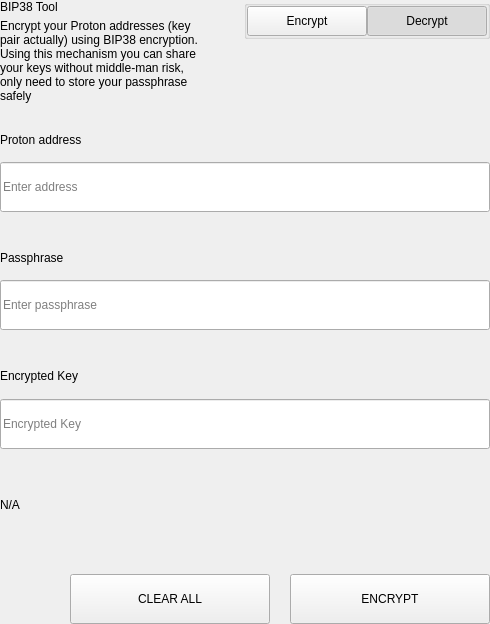
<?xml version="1.0" encoding="UTF-8"?>
<ui version="4.0">
 <class>SettingsBitToolWidget</class>
 <widget class="QWidget" name="SettingsBitToolWidget">
  <property name="geometry">
   <rect>
    <x>0</x>
    <y>0</y>
    <width>490</width>
    <height>624</height>
   </rect>
  </property>
  <property name="windowTitle">
   <string>Form</string>
  </property>
  <layout class="QVBoxLayout" name="verticalLayout">
   <property name="spacing">
    <number>0</number>
   </property>
   <property name="leftMargin">
    <number>0</number>
   </property>
   <property name="topMargin">
    <number>0</number>
   </property>
   <property name="rightMargin">
    <number>0</number>
   </property>
   <property name="bottomMargin">
    <number>0</number>
   </property>
   <item>
    <widget class="QWidget" name="left" native="true">
     <layout class="QVBoxLayout" name="verticalLayout_3">
      <property name="leftMargin">
       <number>0</number>
      </property>
      <property name="topMargin">
       <number>0</number>
      </property>
      <property name="rightMargin">
       <number>0</number>
      </property>
      <property name="bottomMargin">
       <number>0</number>
      </property>
      <item>
       <layout class="QVBoxLayout" name="verticalLayout_2">
        <property name="spacing">
         <number>0</number>
        </property>
        <item>
         <layout class="QHBoxLayout" name="horizontalLayout_3" stretch="3,1">
          <property name="spacing">
           <number>40</number>
          </property>
          <item>
           <layout class="QVBoxLayout" name="verticalLayoutTitle">
            <property name="spacing">
             <number>5</number>
            </property>
            <item>
             <widget class="QLabel" name="labelTitle">
              <property name="text">
               <string>BIP38 Tool</string>
              </property>
             </widget>
            </item>
            <item>
             <widget class="QLabel" name="labelSubtitle1">
              <property name="text">
               <string>Encrypt your Proton addresses (key pair actually) using BIP38 encryption.
Using this mechanism you can share your keys without middle-man risk, only need to store your passphrase safely</string>
              </property>
              <property name="wordWrap">
               <bool>true</bool>
              </property>
             </widget>
            </item>
           </layout>
          </item>
          <item alignment="Qt::AlignTop">
           <widget class="QGroupBox" name="groupBox">
            <property name="title">
             <string/>
            </property>
            <property name="alignment">
             <set>Qt::AlignLeading|Qt::AlignLeft|Qt::AlignTop</set>
            </property>
            <layout class="QHBoxLayout" name="horizontalLayout_4">
             <property name="spacing">
              <number>0</number>
             </property>
             <property name="leftMargin">
              <number>0</number>
             </property>
             <property name="topMargin">
              <number>0</number>
             </property>
             <property name="rightMargin">
              <number>0</number>
             </property>
             <property name="bottomMargin">
              <number>0</number>
             </property>
             <item>
              <spacer name="horizontalSpacer">
               <property name="orientation">
                <enum>Qt::Horizontal</enum>
               </property>
               <property name="sizeHint" stdset="0">
                <size>
                 <width>40</width>
                 <height>20</height>
                </size>
               </property>
              </spacer>
             </item>
             <item>
              <widget class="QPushButton" name="pushLeft">
               <property name="minimumSize">
                <size>
                 <width>120</width>
                 <height>30</height>
                </size>
               </property>
               <property name="maximumSize">
                <size>
                 <width>120</width>
                 <height>30</height>
                </size>
               </property>
               <property name="focusPolicy">
                <enum>Qt::NoFocus</enum>
               </property>
               <property name="text">
                <string>Encrypt</string>
               </property>
               <property name="checkable">
                <bool>true</bool>
               </property>
               <property name="autoExclusive">
                <bool>true</bool>
               </property>
              </widget>
             </item>
             <item>
              <widget class="QPushButton" name="pushRight">
               <property name="minimumSize">
                <size>
                 <width>120</width>
                 <height>30</height>
                </size>
               </property>
               <property name="maximumSize">
                <size>
                 <width>120</width>
                 <height>30</height>
                </size>
               </property>
               <property name="focusPolicy">
                <enum>Qt::NoFocus</enum>
               </property>
               <property name="text">
                <string>Decrypt</string>
               </property>
               <property name="checkable">
                <bool>true</bool>
               </property>
               <property name="checked">
                <bool>true</bool>
               </property>
               <property name="autoExclusive">
                <bool>true</bool>
               </property>
              </widget>
             </item>
            </layout>
           </widget>
          </item>
         </layout>
        </item>
        <item>
         <widget class="QStackedWidget" name="stackedWidget">
          <property name="currentIndex">
           <number>1</number>
          </property>
          <widget class="QWidget" name="pageDecrypt">
           <layout class="QVBoxLayout" name="verticalLayout_5">
            <property name="spacing">
             <number>0</number>
            </property>
            <property name="leftMargin">
             <number>0</number>
            </property>
            <property name="topMargin">
             <number>0</number>
            </property>
            <property name="rightMargin">
             <number>0</number>
            </property>
            <property name="bottomMargin">
             <number>0</number>
            </property>
            <item>
             <widget class="QWidget" name="widget" native="true">
              <property name="minimumSize">
               <size>
                <width>0</width>
                <height>100</height>
               </size>
              </property>
              <layout class="QVBoxLayout" name="verticalLayout_4">
               <property name="spacing">
                <number>0</number>
               </property>
               <property name="leftMargin">
                <number>0</number>
               </property>
               <property name="topMargin">
                <number>0</number>
               </property>
               <property name="rightMargin">
                <number>0</number>
               </property>
               <property name="bottomMargin">
                <number>0</number>
               </property>
               <item>
                <spacer name="verticalSpacer_2">
                 <property name="orientation">
                  <enum>Qt::Vertical</enum>
                 </property>
                 <property name="sizeType">
                  <enum>QSizePolicy::Fixed</enum>
                 </property>
                 <property name="sizeHint" stdset="0">
                  <size>
                   <width>20</width>
                   <height>20</height>
                  </size>
                 </property>
                </spacer>
               </item>
               <item>
                <layout class="QHBoxLayout" name="horizontalLayout_6" stretch="2">
                 <property name="spacing">
                  <number>0</number>
                 </property>
                 <item>
                  <layout class="QVBoxLayout" name="verticalLayout_7">
                   <property name="spacing">
                    <number>9</number>
                   </property>
                   <item>
                    <widget class="QLabel" name="labelSubtitleKey">
                     <property name="minimumSize">
                      <size>
                       <width>0</width>
                       <height>20</height>
                      </size>
                     </property>
                     <property name="maximumSize">
                      <size>
                       <width>16777215</width>
                       <height>20</height>
                      </size>
                     </property>
                     <property name="text">
                      <string>Encrypted key</string>
                     </property>
                    </widget>
                   </item>
                   <item>
                    <widget class="QLineEdit" name="lineEditKey">
                     <property name="minimumSize">
                      <size>
                       <width>0</width>
                       <height>50</height>
                      </size>
                     </property>
                     <property name="maximumSize">
                      <size>
                       <width>16777215</width>
                       <height>50</height>
                      </size>
                     </property>
                     <property name="placeholderText">
                      <string>Enter a encrypted key</string>
                     </property>
                    </widget>
                   </item>
                  </layout>
                 </item>
                </layout>
               </item>
               <item>
                <spacer name="verticalSpacer_3">
                 <property name="orientation">
                  <enum>Qt::Vertical</enum>
                 </property>
                 <property name="sizeType">
                  <enum>QSizePolicy::Fixed</enum>
                 </property>
                 <property name="sizeHint" stdset="0">
                  <size>
                   <width>20</width>
                   <height>20</height>
                  </size>
                 </property>
                </spacer>
               </item>
               <item>
                <layout class="QVBoxLayout" name="verticalLayout_9">
                 <property name="spacing">
                  <number>9</number>
                 </property>
                 <item>
                  <widget class="QLabel" name="labelSubtitlePassphrase">
                   <property name="maximumSize">
                    <size>
                     <width>16777215</width>
                     <height>20</height>
                    </size>
                   </property>
                   <property name="text">
                    <string>Passphrase</string>
                   </property>
                  </widget>
                 </item>
                 <item>
                  <widget class="QLineEdit" name="lineEditPassphrase">
                   <property name="minimumSize">
                    <size>
                     <width>0</width>
                     <height>50</height>
                    </size>
                   </property>
                   <property name="maximumSize">
                    <size>
                     <width>16777215</width>
                     <height>50</height>
                    </size>
                   </property>
                   <property name="placeholderText">
                    <string>Enter a passphrase</string>
                   </property>
                  </widget>
                 </item>
                </layout>
               </item>
               <item>
                <spacer name="verticalSpacer_4">
                 <property name="orientation">
                  <enum>Qt::Vertical</enum>
                 </property>
                 <property name="sizeType">
                  <enum>QSizePolicy::Fixed</enum>
                 </property>
                 <property name="sizeHint" stdset="0">
                  <size>
                   <width>20</width>
                   <height>20</height>
                  </size>
                 </property>
                </spacer>
               </item>
               <item>
                <widget class="QWidget" name="widget_3" native="true">
                 <property name="sizePolicy">
                  <sizepolicy hsizetype="Preferred" vsizetype="Fixed">
                   <horstretch>0</horstretch>
                   <verstretch>0</verstretch>
                  </sizepolicy>
                 </property>
                 <layout class="QVBoxLayout" name="verticalLayout_10">
                  <property name="spacing">
                   <number>9</number>
                  </property>
                  <property name="leftMargin">
                   <number>0</number>
                  </property>
                  <property name="topMargin">
                   <number>0</number>
                  </property>
                  <property name="rightMargin">
                   <number>0</number>
                  </property>
                  <property name="bottomMargin">
                   <number>0</number>
                  </property>
                  <item>
                   <widget class="QLabel" name="labelSubtitleDecryptResult">
                    <property name="minimumSize">
                     <size>
                      <width>0</width>
                      <height>20</height>
                     </size>
                    </property>
                    <property name="maximumSize">
                     <size>
                      <width>16777215</width>
                      <height>20</height>
                     </size>
                    </property>
                    <property name="text">
                     <string>Decrypted address result</string>
                    </property>
                   </widget>
                  </item>
                  <item>
                   <widget class="QWidget" name="widget_4" native="true">
                    <layout class="QHBoxLayout" name="horizontalLayout" stretch="6,0,1">
                     <property name="spacing">
                      <number>0</number>
                     </property>
                     <property name="leftMargin">
                      <number>0</number>
                     </property>
                     <property name="topMargin">
                      <number>0</number>
                     </property>
                     <property name="rightMargin">
                      <number>0</number>
                     </property>
                     <property name="bottomMargin">
                      <number>0</number>
                     </property>
                     <item alignment="Qt::AlignVCenter">
                      <widget class="QLineEdit" name="lineEditDecryptResult">
                       <property name="minimumSize">
                        <size>
                         <width>0</width>
                         <height>50</height>
                        </size>
                       </property>
                       <property name="maximumSize">
                        <size>
                         <width>16777215</width>
                         <height>50</height>
                        </size>
                       </property>
                       <property name="placeholderText">
                        <string>Decrypted Address</string>
                       </property>
                      </widget>
                     </item>
                     <item>
                      <spacer name="horizontalSpacer_4">
                       <property name="orientation">
                        <enum>Qt::Horizontal</enum>
                       </property>
                       <property name="sizeType">
                        <enum>QSizePolicy::Fixed</enum>
                       </property>
                       <property name="sizeHint" stdset="0">
                        <size>
                         <width>20</width>
                         <height>50</height>
                        </size>
                       </property>
                      </spacer>
                     </item>
                     <item>
                      <widget class="QPushButton" name="pushButtonImport">
                       <property name="minimumSize">
                        <size>
                         <width>140</width>
                         <height>40</height>
                        </size>
                       </property>
                       <property name="text">
                        <string>Import Address</string>
                       </property>
                      </widget>
                     </item>
                    </layout>
                   </widget>
                  </item>
                 </layout>
                </widget>
               </item>
               <item>
                <widget class="QLabel" name="statusLabel_DEC">
                 <property name="maximumSize">
                  <size>
                   <width>16777215</width>
                   <height>40</height>
                  </size>
                 </property>
                 <property name="text">
                  <string/>
                 </property>
                </widget>
               </item>
               <item>
                <spacer name="verticalSpacer">
                 <property name="orientation">
                  <enum>Qt::Vertical</enum>
                 </property>
                 <property name="sizeType">
                  <enum>QSizePolicy::Preferred</enum>
                 </property>
                 <property name="sizeHint" stdset="0">
                  <size>
                   <width>20</width>
                   <height>20</height>
                  </size>
                 </property>
                </spacer>
               </item>
               <item>
                <layout class="QHBoxLayout" name="horizontalLayout_7">
                 <property name="spacing">
                  <number>0</number>
                 </property>
                 <item>
                  <spacer name="horizontalSpacer_5">
                   <property name="orientation">
                    <enum>Qt::Horizontal</enum>
                   </property>
                   <property name="sizeType">
                    <enum>QSizePolicy::Expanding</enum>
                   </property>
                   <property name="sizeHint" stdset="0">
                    <size>
                     <width>40</width>
                     <height>20</height>
                    </size>
                   </property>
                  </spacer>
                 </item>
                 <item>
                  <widget class="QPushButton" name="pushButtonDecryptClear">
                   <property name="minimumSize">
                    <size>
                     <width>200</width>
                     <height>50</height>
                    </size>
                   </property>
                   <property name="maximumSize">
                    <size>
                     <width>200</width>
                     <height>50</height>
                    </size>
                   </property>
                   <property name="text">
                    <string>CLEAR</string>
                   </property>
                  </widget>
                 </item>
                 <item>
                  <spacer name="horizontalSpacer_3">
                   <property name="orientation">
                    <enum>Qt::Horizontal</enum>
                   </property>
                   <property name="sizeType">
                    <enum>QSizePolicy::Fixed</enum>
                   </property>
                   <property name="sizeHint" stdset="0">
                    <size>
                     <width>20</width>
                     <height>20</height>
                    </size>
                   </property>
                  </spacer>
                 </item>
                 <item>
                  <widget class="QPushButton" name="pushButtonDecrypt">
                   <property name="minimumSize">
                    <size>
                     <width>200</width>
                     <height>50</height>
                    </size>
                   </property>
                   <property name="maximumSize">
                    <size>
                     <width>200</width>
                     <height>50</height>
                    </size>
                   </property>
                   <property name="text">
                    <string>DECRYPT KEY</string>
                   </property>
                  </widget>
                 </item>
                </layout>
               </item>
              </layout>
             </widget>
            </item>
           </layout>
          </widget>
          <widget class="QWidget" name="pageEncrypt">
           <layout class="QVBoxLayout" name="verticalLayout_11">
            <property name="spacing">
             <number>0</number>
            </property>
            <property name="leftMargin">
             <number>0</number>
            </property>
            <property name="topMargin">
             <number>0</number>
            </property>
            <property name="rightMargin">
             <number>0</number>
            </property>
            <property name="bottomMargin">
             <number>0</number>
            </property>
            <item>
             <spacer name="verticalSpacer_8">
              <property name="orientation">
               <enum>Qt::Vertical</enum>
              </property>
              <property name="sizeType">
               <enum>QSizePolicy::Fixed</enum>
              </property>
              <property name="sizeHint" stdset="0">
               <size>
                <width>20</width>
                <height>20</height>
               </size>
              </property>
             </spacer>
            </item>
            <item>
             <widget class="QWidget" name="containerAddressEnc" native="true">
              <layout class="QVBoxLayout" name="containerAddressEncLayout">
               <property name="spacing">
                <number>5</number>
               </property>
               <property name="leftMargin">
                <number>0</number>
               </property>
               <property name="topMargin">
                <number>0</number>
               </property>
               <property name="rightMargin">
                <number>0</number>
               </property>
               <property name="bottomMargin">
                <number>0</number>
               </property>
               <item>
                <widget class="QLabel" name="labelSubtitleAddress">
                 <property name="minimumSize">
                  <size>
                   <width>0</width>
                   <height>20</height>
                  </size>
                 </property>
                 <property name="maximumSize">
                  <size>
                   <width>16777215</width>
                   <height>20</height>
                  </size>
                 </property>
                 <property name="text">
                  <string>Proton address</string>
                 </property>
                </widget>
               </item>
               <item>
                <widget class="QLineEdit" name="addressIn_ENC">
                 <property name="minimumSize">
                  <size>
                   <width>0</width>
                   <height>50</height>
                  </size>
                 </property>
                 <property name="placeholderText">
                  <string>Enter address</string>
                 </property>
                </widget>
               </item>
              </layout>
             </widget>
            </item>
            <item>
             <spacer name="verticalSpacer_6">
              <property name="orientation">
               <enum>Qt::Vertical</enum>
              </property>
              <property name="sizeType">
               <enum>QSizePolicy::Fixed</enum>
              </property>
              <property name="sizeHint" stdset="0">
               <size>
                <width>20</width>
                <height>20</height>
               </size>
              </property>
             </spacer>
            </item>
            <item>
             <widget class="QWidget" name="containerAddress" native="true">
              <layout class="QHBoxLayout" name="horizontalLayout_9" stretch="2">
               <property name="spacing">
                <number>0</number>
               </property>
               <property name="leftMargin">
                <number>0</number>
               </property>
               <property name="topMargin">
                <number>0</number>
               </property>
               <property name="rightMargin">
                <number>0</number>
               </property>
               <property name="bottomMargin">
                <number>0</number>
               </property>
               <item>
                <layout class="QVBoxLayout" name="verticalLayout_8">
                 <property name="spacing">
                  <number>5</number>
                 </property>
                 <item>
                  <widget class="QLabel" name="labelSubtitleMessage">
                   <property name="minimumSize">
                    <size>
                     <width>0</width>
                     <height>20</height>
                    </size>
                   </property>
                   <property name="maximumSize">
                    <size>
                     <width>16777215</width>
                     <height>20</height>
                    </size>
                   </property>
                   <property name="text">
                    <string>Passphrase</string>
                   </property>
                  </widget>
                 </item>
                 <item>
                  <widget class="QLineEdit" name="passphraseIn_ENC">
                   <property name="minimumSize">
                    <size>
                     <width>0</width>
                     <height>50</height>
                    </size>
                   </property>
                   <property name="maximumSize">
                    <size>
                     <width>16777215</width>
                     <height>50</height>
                    </size>
                   </property>
                   <property name="placeholderText">
                    <string>Enter passphrase</string>
                   </property>
                  </widget>
                 </item>
                </layout>
               </item>
              </layout>
             </widget>
            </item>
            <item>
             <spacer name="verticalSpacer_7">
              <property name="orientation">
               <enum>Qt::Vertical</enum>
              </property>
              <property name="sizeType">
               <enum>QSizePolicy::Fixed</enum>
              </property>
              <property name="sizeHint" stdset="0">
               <size>
                <width>20</width>
                <height>20</height>
               </size>
              </property>
             </spacer>
            </item>
            <item>
             <widget class="QWidget" name="widget_2" native="true">
              <property name="minimumSize">
               <size>
                <width>0</width>
                <height>75</height>
               </size>
              </property>
              <property name="maximumSize">
               <size>
                <width>16777215</width>
                <height>16777215</height>
               </size>
              </property>
              <layout class="QVBoxLayout" name="verticalLayout_6">
               <property name="leftMargin">
                <number>0</number>
               </property>
               <property name="topMargin">
                <number>0</number>
               </property>
               <property name="rightMargin">
                <number>0</number>
               </property>
               <property name="bottomMargin">
                <number>0</number>
               </property>
               <item>
                <widget class="QLabel" name="labelSubtitleEncryptedKey">
                 <property name="minimumSize">
                  <size>
                   <width>0</width>
                   <height>20</height>
                  </size>
                 </property>
                 <property name="maximumSize">
                  <size>
                   <width>16777215</width>
                   <height>20</height>
                  </size>
                 </property>
                 <property name="text">
                  <string>Encrypted Key</string>
                 </property>
                </widget>
               </item>
               <item>
                <widget class="QLineEdit" name="encryptedKeyOut_ENC">
                 <property name="minimumSize">
                  <size>
                   <width>0</width>
                   <height>50</height>
                  </size>
                 </property>
                 <property name="placeholderText">
                  <string>Encrypted Key</string>
                 </property>
                </widget>
               </item>
              </layout>
             </widget>
            </item>
            <item>
             <widget class="QLabel" name="statusLabel_ENC">
              <property name="text">
               <string notr="true">N/A</string>
              </property>
             </widget>
            </item>
            <item>
             <spacer name="verticalSpacer_5">
              <property name="orientation">
               <enum>Qt::Vertical</enum>
              </property>
              <property name="sizeType">
               <enum>QSizePolicy::Fixed</enum>
              </property>
              <property name="sizeHint" stdset="0">
               <size>
                <width>20</width>
                <height>20</height>
               </size>
              </property>
             </spacer>
            </item>
            <item>
             <layout class="QHBoxLayout" name="horizontalLayout_8">
              <property name="spacing">
               <number>0</number>
              </property>
              <item>
               <spacer name="horizontalSpacer_6">
                <property name="orientation">
                 <enum>Qt::Horizontal</enum>
                </property>
                <property name="sizeType">
                 <enum>QSizePolicy::Expanding</enum>
                </property>
                <property name="sizeHint" stdset="0">
                 <size>
                  <width>40</width>
                  <height>20</height>
                 </size>
                </property>
               </spacer>
              </item>
              <item>
               <widget class="QPushButton" name="pushButtonClear">
                <property name="minimumSize">
                 <size>
                  <width>200</width>
                  <height>50</height>
                 </size>
                </property>
                <property name="focusPolicy">
                 <enum>Qt::NoFocus</enum>
                </property>
                <property name="text">
                 <string>CLEAR ALL</string>
                </property>
               </widget>
              </item>
              <item>
               <spacer name="horizontalSpacer_2">
                <property name="orientation">
                 <enum>Qt::Horizontal</enum>
                </property>
                <property name="sizeType">
                 <enum>QSizePolicy::Fixed</enum>
                </property>
                <property name="sizeHint" stdset="0">
                 <size>
                  <width>20</width>
                  <height>20</height>
                 </size>
                </property>
               </spacer>
              </item>
              <item>
               <widget class="QPushButton" name="pushButtonEncrypt">
                <property name="minimumSize">
                 <size>
                  <width>200</width>
                  <height>50</height>
                 </size>
                </property>
                <property name="maximumSize">
                 <size>
                  <width>200</width>
                  <height>50</height>
                 </size>
                </property>
                <property name="focusPolicy">
                 <enum>Qt::NoFocus</enum>
                </property>
                <property name="text">
                 <string>ENCRYPT</string>
                </property>
               </widget>
              </item>
             </layout>
            </item>
           </layout>
          </widget>
         </widget>
        </item>
       </layout>
      </item>
     </layout>
    </widget>
   </item>
  </layout>
 </widget>
 <resources/>
 <connections/>
</ui>
